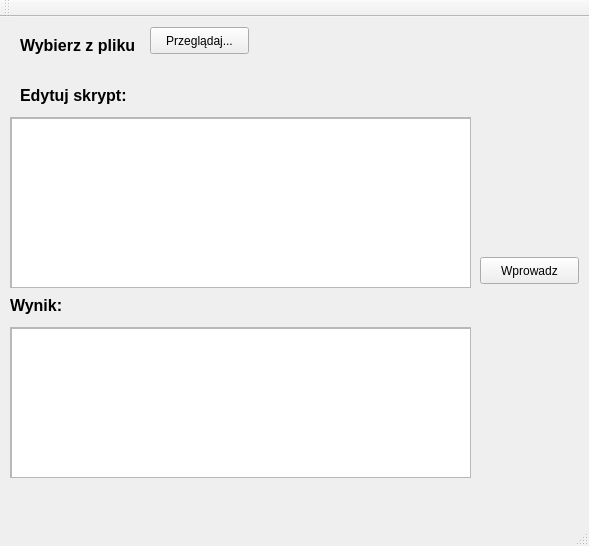
<?xml version="1.0" encoding="UTF-8"?>
<ui version="4.0">
 <class>MainWindow</class>
 <widget class="QMainWindow" name="MainWindow">
  <property name="geometry">
   <rect>
    <x>0</x>
    <y>0</y>
    <width>589</width>
    <height>546</height>
   </rect>
  </property>
  <property name="windowTitle">
   <string>MainWindow</string>
  </property>
  <widget class="QWidget" name="centralWidget">
   <widget class="QPushButton" name="fileSearchButton">
    <property name="geometry">
     <rect>
      <x>150</x>
      <y>10</y>
      <width>99</width>
      <height>27</height>
     </rect>
    </property>
    <property name="text">
     <string>Przeglądaj...</string>
    </property>
   </widget>
   <widget class="QScrollArea" name="resultScrollArea">
    <property name="geometry">
     <rect>
      <x>10</x>
      <y>310</y>
      <width>461</width>
      <height>151</height>
     </rect>
    </property>
    <property name="widgetResizable">
     <bool>true</bool>
    </property>
    <widget class="QWidget" name="scrollAreaWidgetContents">
     <property name="geometry">
      <rect>
       <x>0</x>
       <y>0</y>
       <width>459</width>
       <height>149</height>
      </rect>
     </property>
     <widget class="QTextBrowser" name="resultTextBrowser">
      <property name="geometry">
       <rect>
        <x>0</x>
        <y>0</y>
        <width>461</width>
        <height>151</height>
       </rect>
      </property>
     </widget>
    </widget>
   </widget>
   <widget class="QScrollArea" name="inputScrollArea">
    <property name="geometry">
     <rect>
      <x>10</x>
      <y>100</y>
      <width>461</width>
      <height>171</height>
     </rect>
    </property>
    <property name="widgetResizable">
     <bool>true</bool>
    </property>
    <widget class="QWidget" name="scrollAreaWidgetContents_2">
     <property name="geometry">
      <rect>
       <x>0</x>
       <y>0</y>
       <width>459</width>
       <height>169</height>
      </rect>
     </property>
     <widget class="QTextEdit" name="scriptTextEdit">
      <property name="geometry">
       <rect>
        <x>0</x>
        <y>0</y>
        <width>461</width>
        <height>171</height>
       </rect>
      </property>
     </widget>
    </widget>
   </widget>
   <widget class="QPushButton" name="runButton">
    <property name="geometry">
     <rect>
      <x>480</x>
      <y>240</y>
      <width>99</width>
      <height>27</height>
     </rect>
    </property>
    <property name="text">
     <string>Wprowadz</string>
    </property>
   </widget>
   <widget class="QLabel" name="chooseFileSectionLabel">
    <property name="geometry">
     <rect>
      <x>20</x>
      <y>20</y>
      <width>131</width>
      <height>17</height>
     </rect>
    </property>
    <property name="font">
     <font>
      <pointsize>12</pointsize>
      <weight>75</weight>
      <bold>true</bold>
     </font>
    </property>
    <property name="text">
     <string>Wybierz z pliku</string>
    </property>
   </widget>
   <widget class="QLabel" name="resultSectionLabel">
    <property name="geometry">
     <rect>
      <x>10</x>
      <y>280</y>
      <width>131</width>
      <height>17</height>
     </rect>
    </property>
    <property name="sizePolicy">
     <sizepolicy hsizetype="MinimumExpanding" vsizetype="Preferred">
      <horstretch>0</horstretch>
      <verstretch>0</verstretch>
     </sizepolicy>
    </property>
    <property name="font">
     <font>
      <pointsize>12</pointsize>
      <weight>75</weight>
      <bold>true</bold>
     </font>
    </property>
    <property name="text">
     <string>Wynik:</string>
    </property>
   </widget>
   <widget class="QLabel" name="editScriptSectionLabel">
    <property name="geometry">
     <rect>
      <x>20</x>
      <y>70</y>
      <width>251</width>
      <height>17</height>
     </rect>
    </property>
    <property name="font">
     <font>
      <pointsize>12</pointsize>
      <weight>75</weight>
      <bold>true</bold>
     </font>
    </property>
    <property name="text">
     <string>Edytuj skrypt:</string>
    </property>
   </widget>
  </widget>
  <widget class="QMenuBar" name="menuBar">
   <property name="geometry">
    <rect>
     <x>0</x>
     <y>0</y>
     <width>589</width>
     <height>25</height>
    </rect>
   </property>
  </widget>
  <widget class="QToolBar" name="mainToolBar">
   <attribute name="toolBarArea">
    <enum>TopToolBarArea</enum>
   </attribute>
   <attribute name="toolBarBreak">
    <bool>false</bool>
   </attribute>
  </widget>
  <widget class="QStatusBar" name="statusBar"/>
 </widget>
 <layoutdefault spacing="6" margin="11"/>
 <resources/>
 <connections/>
</ui>
